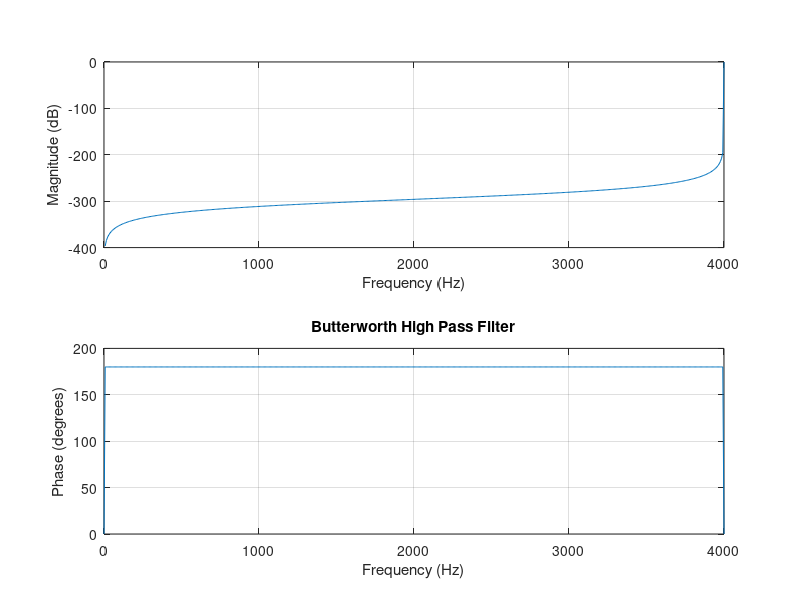
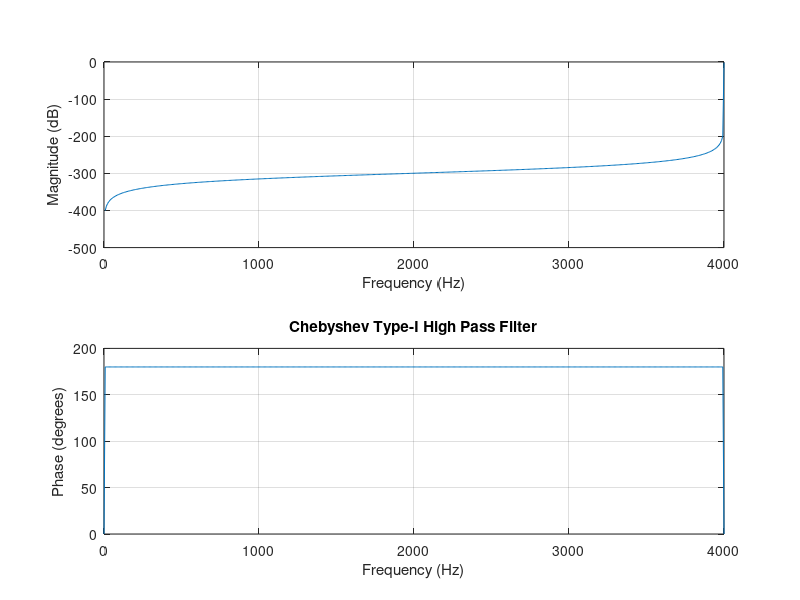

MATLAB code for these plots, in order:
clc; close all; clear all;

fc = 1000;
Fs = 8000;
N = 2;
rp = 2;

% Butterworth High Pass Filter
[num1,den1] = butter(N,2*pi*fc,'high','s');
[b1,a1] = bilinear(num1,den1,Fs);

disp('Butterworth HPF numerator coefficients are:');
disp(b1);
disp('Butterworth HPF denominator coefficients are:');
disp(a1);

figure;
freqz(b1,a1,512,Fs);
title('Butterworth High Pass Filter');

% Chebyshev Type-I High Pass Filter
[num2,den2] = cheby1(N,rp,2*pi*fc,'high','s');
[b2,a2] = bilinear(num2,den2,Fs);

disp('Chebyshev Type-I HPF numerator coefficients are:');
disp(b2);
disp('Chebyshev Type-I HPF denominator coefficients are:');
disp(a2);

figure;
freqz(b2,a2,512,Fs);
title('Chebyshev Type-I High Pass Filter');
